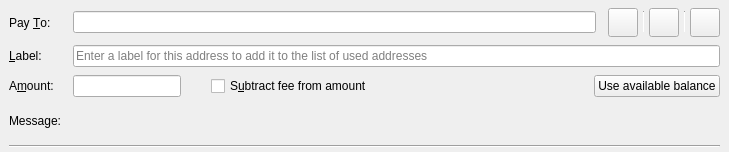
<?xml version="1.0" encoding="UTF-8"?>
<ui version="4.0">
 <class>SendCoinsEntry</class>
 <widget class="QStackedWidget" name="SendCoinsEntry">
  <property name="geometry">
   <rect>
    <x>0</x>
    <y>0</y>
    <width>729</width>
    <height>152</height>
   </rect>
  </property>
  <property name="focusPolicy">
   <enum>Qt::TabFocus</enum>
  </property>
  <property name="autoFillBackground">
   <bool>false</bool>
  </property>
  <property name="currentIndex">
   <number>0</number>
  </property>
  <widget class="QFrame" name="SendCoins">
   <property name="frameShape">
    <enum>QFrame::NoFrame</enum>
   </property>
   <layout class="QGridLayout" name="gridLayout">
    <property name="topMargin">
     <number>8</number>
    </property>
    <property name="bottomMargin">
     <number>4</number>
    </property>
    <property name="horizontalSpacing">
     <number>12</number>
    </property>
    <property name="verticalSpacing">
     <number>8</number>
    </property>
    <item row="3" column="1">
     <widget class="QLabel" name="messageTextLabel">
      <property name="toolTip">
       <string>A message that was attached to the sbercoin: URI which will be stored with the transaction for your reference. Note: This message will not be sent over the Sbercoin.com network.</string>
      </property>
      <property name="textFormat">
       <enum>Qt::PlainText</enum>
      </property>
     </widget>
    </item>
    <item row="0" column="0">
     <widget class="QLabel" name="payToLabel">
      <property name="text">
       <string>Pay &amp;To:</string>
      </property>
      <property name="buddy">
       <cstring>payTo</cstring>
      </property>
     </widget>
    </item>
    <item row="2" column="1" colspan="4">
     <layout class="QHBoxLayout" name="horizontalLayoutAmount" stretch="0,0,1,0">
      <item>
       <widget class="BitcoinAmountField" name="payAmount">
         <property name="toolTip">
          <string>The amount to send in the selected unit</string>
         </property>
       </widget>
      </item>
      <item>
       <spacer name="horizontalSpacer">
        <property name="orientation">
         <enum>Qt::Horizontal</enum>
        </property>
        <property name="sizeType">
         <enum>QSizePolicy::Fixed</enum>
        </property>
        <property name="sizeHint" stdset="0">
         <size>
          <width>30</width>
          <height>20</height>
         </size>
        </property>
       </spacer>
      </item>
      <item>
       <widget class="QCheckBox" name="checkboxSubtractFeeFromAmount">
        <property name="toolTip">
         <string>The fee will be deducted from the amount being sent. The recipient will receive less sbercoins than you enter in the amount field. If multiple recipients are selected, the fee is split equally.</string>
        </property>
        <property name="text">
         <string>S&amp;ubtract fee from amount</string>
        </property>
       </widget>
      </item>
      <item>
       <widget class="QPushButton" name="useAvailableBalanceButton">
        <property name="text">
         <string>Use available balance</string>
        </property>
       </widget>
      </item>
     </layout>
    </item>
    <item row="1" column="0">
     <widget class="QLabel" name="labellLabel">
      <property name="text">
       <string>&amp;Label:</string>
      </property>
      <property name="buddy">
       <cstring>addAsLabel</cstring>
      </property>
     </widget>
    </item>
    <item row="3" column="0">
     <widget class="QLabel" name="messageLabel">
      <property name="text">
       <string>Message:</string>
      </property>
     </widget>
    </item>
    <item row="2" column="0">
     <widget class="QLabel" name="amountLabel">
      <property name="text">
       <string>A&amp;mount:</string>
      </property>
      <property name="buddy">
       <cstring>payAmount</cstring>
      </property>
     </widget>
    </item>
    <item row="0" column="1">
     <layout class="QHBoxLayout" name="payToLayout">
      <property name="spacing">
       <number>6</number>
      </property>
      <item>
       <widget class="QValidatedLineEdit" name="payTo">
        <property name="toolTip">
         <string>The Sbercoin.com address to send the payment to</string>
        </property>
       </widget>
      </item>
     </layout>
    </item>
    <item row="4" column="0" colspan="5">
     <widget class="Line" name="hLine">
      <property name="orientation">
       <enum>Qt::Horizontal</enum>
      </property>
     </widget>
    </item>
    <item row="0" column="2" colspan="3">
     <layout class="QHBoxLayout" name="horizontalLayout_3">
      <property name="spacing">
       <number>5</number>
      </property>
      <item>
       <widget class="QToolButton" name="deleteButton">
        <property name="toolTip">
         <string>Remove this entry</string>
        </property>
        <property name="text">
         <string/>
        </property>
        <property name="icon">
         <iconset resource="../bitcoin.qrc">
          <normaloff>:/icons/remove_entry</normaloff>:/icons/remove_entry</iconset>
        </property>
        <property name="iconSize">
         <size>
          <width>22</width>
          <height>22</height>
         </size>
        </property>
       </widget>
      </item>
      <item>
       <widget class="Line" name="vLine">
        <property name="maximumSize">
         <size>
          <width>1</width>
          <height>22</height>
         </size>
        </property>
        <property name="orientation">
         <enum>Qt::Vertical</enum>
        </property>
       </widget>
      </item>
      <item>
       <widget class="QToolButton" name="addressBookButton">
        <property name="toolTip">
         <string>Choose previously used address</string>
        </property>
        <property name="text">
         <string/>
        </property>
        <property name="icon">
         <iconset resource="../bitcoin.qrc">
          <normaloff>:/icons/address-book</normaloff>:/icons/address-book</iconset>
        </property>
        <property name="iconSize">
         <size>
          <width>22</width>
          <height>22</height>
         </size>
        </property>
        <property name="shortcut">
         <string>Alt+A</string>
        </property>
       </widget>
      </item>
      <item>
       <widget class="Line" name="vLine2">
        <property name="maximumSize">
         <size>
          <width>1</width>
          <height>22</height>
         </size>
        </property>
        <property name="orientation">
         <enum>Qt::Vertical</enum>
        </property>
       </widget>
      </item>
      <item>
       <widget class="QToolButton" name="pasteButton">
        <property name="toolTip">
         <string>Paste address from clipboard</string>
        </property>
        <property name="text">
         <string/>
        </property>
        <property name="icon">
         <iconset resource="../bitcoin.qrc">
          <normaloff>:/icons/editpaste</normaloff>:/icons/editpaste</iconset>
        </property>
        <property name="iconSize">
         <size>
          <width>22</width>
          <height>22</height>
         </size>
        </property>
        <property name="shortcut">
         <string>Alt+P</string>
        </property>
       </widget>
      </item>
     </layout>
    </item>
    <item row="1" column="1" colspan="4">
     <widget class="QLineEdit" name="addAsLabel">
      <property name="toolTip">
       <string>Enter a label for this address to add it to the list of used addresses</string>
      </property>
      <property name="placeholderText">
       <string>Enter a label for this address to add it to the list of used addresses</string>
      </property>
     </widget>
    </item>
   </layout>
  </widget>
  <widget class="QFrame" name="SendCoins_UnauthenticatedPaymentRequest">
   <property name="palette">
    <palette>
     <active>
      <colorrole role="WindowText">
       <brush brushstyle="SolidPattern">
        <color alpha="255">
         <red>0</red>
         <green>0</green>
         <blue>0</blue>
        </color>
       </brush>
      </colorrole>
      <colorrole role="Button">
       <brush brushstyle="SolidPattern">
        <color alpha="255">
         <red>255</red>
         <green>255</green>
         <blue>127</blue>
        </color>
       </brush>
      </colorrole>
      <colorrole role="Light">
       <brush brushstyle="SolidPattern">
        <color alpha="255">
         <red>255</red>
         <green>255</green>
         <blue>255</blue>
        </color>
       </brush>
      </colorrole>
      <colorrole role="Midlight">
       <brush brushstyle="SolidPattern">
        <color alpha="255">
         <red>255</red>
         <green>255</green>
         <blue>191</blue>
        </color>
       </brush>
      </colorrole>
      <colorrole role="Dark">
       <brush brushstyle="SolidPattern">
        <color alpha="255">
         <red>127</red>
         <green>127</green>
         <blue>63</blue>
        </color>
       </brush>
      </colorrole>
      <colorrole role="Mid">
       <brush brushstyle="SolidPattern">
        <color alpha="255">
         <red>170</red>
         <green>170</green>
         <blue>84</blue>
        </color>
       </brush>
      </colorrole>
      <colorrole role="Text">
       <brush brushstyle="SolidPattern">
        <color alpha="255">
         <red>0</red>
         <green>0</green>
         <blue>0</blue>
        </color>
       </brush>
      </colorrole>
      <colorrole role="BrightText">
       <brush brushstyle="SolidPattern">
        <color alpha="255">
         <red>255</red>
         <green>255</green>
         <blue>255</blue>
        </color>
       </brush>
      </colorrole>
      <colorrole role="ButtonText">
       <brush brushstyle="SolidPattern">
        <color alpha="255">
         <red>0</red>
         <green>0</green>
         <blue>0</blue>
        </color>
       </brush>
      </colorrole>
      <colorrole role="Base">
       <brush brushstyle="SolidPattern">
        <color alpha="255">
         <red>255</red>
         <green>255</green>
         <blue>255</blue>
        </color>
       </brush>
      </colorrole>
      <colorrole role="Window">
       <brush brushstyle="SolidPattern">
        <color alpha="255">
         <red>255</red>
         <green>255</green>
         <blue>127</blue>
        </color>
       </brush>
      </colorrole>
      <colorrole role="Shadow">
       <brush brushstyle="SolidPattern">
        <color alpha="255">
         <red>0</red>
         <green>0</green>
         <blue>0</blue>
        </color>
       </brush>
      </colorrole>
      <colorrole role="AlternateBase">
       <brush brushstyle="SolidPattern">
        <color alpha="255">
         <red>255</red>
         <green>255</green>
         <blue>191</blue>
        </color>
       </brush>
      </colorrole>
      <colorrole role="ToolTipBase">
       <brush brushstyle="SolidPattern">
        <color alpha="255">
         <red>255</red>
         <green>255</green>
         <blue>220</blue>
        </color>
       </brush>
      </colorrole>
      <colorrole role="ToolTipText">
       <brush brushstyle="SolidPattern">
        <color alpha="255">
         <red>0</red>
         <green>0</green>
         <blue>0</blue>
        </color>
       </brush>
      </colorrole>
     </active>
     <inactive>
      <colorrole role="WindowText">
       <brush brushstyle="SolidPattern">
        <color alpha="255">
         <red>0</red>
         <green>0</green>
         <blue>0</blue>
        </color>
       </brush>
      </colorrole>
      <colorrole role="Button">
       <brush brushstyle="SolidPattern">
        <color alpha="255">
         <red>255</red>
         <green>255</green>
         <blue>127</blue>
        </color>
       </brush>
      </colorrole>
      <colorrole role="Light">
       <brush brushstyle="SolidPattern">
        <color alpha="255">
         <red>255</red>
         <green>255</green>
         <blue>255</blue>
        </color>
       </brush>
      </colorrole>
      <colorrole role="Midlight">
       <brush brushstyle="SolidPattern">
        <color alpha="255">
         <red>255</red>
         <green>255</green>
         <blue>191</blue>
        </color>
       </brush>
      </colorrole>
      <colorrole role="Dark">
       <brush brushstyle="SolidPattern">
        <color alpha="255">
         <red>127</red>
         <green>127</green>
         <blue>63</blue>
        </color>
       </brush>
      </colorrole>
      <colorrole role="Mid">
       <brush brushstyle="SolidPattern">
        <color alpha="255">
         <red>170</red>
         <green>170</green>
         <blue>84</blue>
        </color>
       </brush>
      </colorrole>
      <colorrole role="Text">
       <brush brushstyle="SolidPattern">
        <color alpha="255">
         <red>0</red>
         <green>0</green>
         <blue>0</blue>
        </color>
       </brush>
      </colorrole>
      <colorrole role="BrightText">
       <brush brushstyle="SolidPattern">
        <color alpha="255">
         <red>255</red>
         <green>255</green>
         <blue>255</blue>
        </color>
       </brush>
      </colorrole>
      <colorrole role="ButtonText">
       <brush brushstyle="SolidPattern">
        <color alpha="255">
         <red>0</red>
         <green>0</green>
         <blue>0</blue>
        </color>
       </brush>
      </colorrole>
      <colorrole role="Base">
       <brush brushstyle="SolidPattern">
        <color alpha="255">
         <red>255</red>
         <green>255</green>
         <blue>255</blue>
        </color>
       </brush>
      </colorrole>
      <colorrole role="Window">
       <brush brushstyle="SolidPattern">
        <color alpha="255">
         <red>255</red>
         <green>255</green>
         <blue>127</blue>
        </color>
       </brush>
      </colorrole>
      <colorrole role="Shadow">
       <brush brushstyle="SolidPattern">
        <color alpha="255">
         <red>0</red>
         <green>0</green>
         <blue>0</blue>
        </color>
       </brush>
      </colorrole>
      <colorrole role="AlternateBase">
       <brush brushstyle="SolidPattern">
        <color alpha="255">
         <red>255</red>
         <green>255</green>
         <blue>191</blue>
        </color>
       </brush>
      </colorrole>
      <colorrole role="ToolTipBase">
       <brush brushstyle="SolidPattern">
        <color alpha="255">
         <red>255</red>
         <green>255</green>
         <blue>220</blue>
        </color>
       </brush>
      </colorrole>
      <colorrole role="ToolTipText">
       <brush brushstyle="SolidPattern">
        <color alpha="255">
         <red>0</red>
         <green>0</green>
         <blue>0</blue>
        </color>
       </brush>
      </colorrole>
     </inactive>
     <disabled>
      <colorrole role="WindowText">
       <brush brushstyle="SolidPattern">
        <color alpha="255">
         <red>127</red>
         <green>127</green>
         <blue>63</blue>
        </color>
       </brush>
      </colorrole>
      <colorrole role="Button">
       <brush brushstyle="SolidPattern">
        <color alpha="255">
         <red>255</red>
         <green>255</green>
         <blue>127</blue>
        </color>
       </brush>
      </colorrole>
      <colorrole role="Light">
       <brush brushstyle="SolidPattern">
        <color alpha="255">
         <red>255</red>
         <green>255</green>
         <blue>255</blue>
        </color>
       </brush>
      </colorrole>
      <colorrole role="Midlight">
       <brush brushstyle="SolidPattern">
        <color alpha="255">
         <red>255</red>
         <green>255</green>
         <blue>191</blue>
        </color>
       </brush>
      </colorrole>
      <colorrole role="Dark">
       <brush brushstyle="SolidPattern">
        <color alpha="255">
         <red>127</red>
         <green>127</green>
         <blue>63</blue>
        </color>
       </brush>
      </colorrole>
      <colorrole role="Mid">
       <brush brushstyle="SolidPattern">
        <color alpha="255">
         <red>170</red>
         <green>170</green>
         <blue>84</blue>
        </color>
       </brush>
      </colorrole>
      <colorrole role="Text">
       <brush brushstyle="SolidPattern">
        <color alpha="255">
         <red>127</red>
         <green>127</green>
         <blue>63</blue>
        </color>
       </brush>
      </colorrole>
      <colorrole role="BrightText">
       <brush brushstyle="SolidPattern">
        <color alpha="255">
         <red>255</red>
         <green>255</green>
         <blue>255</blue>
        </color>
       </brush>
      </colorrole>
      <colorrole role="ButtonText">
       <brush brushstyle="SolidPattern">
        <color alpha="255">
         <red>127</red>
         <green>127</green>
         <blue>63</blue>
        </color>
       </brush>
      </colorrole>
      <colorrole role="Base">
       <brush brushstyle="SolidPattern">
        <color alpha="255">
         <red>255</red>
         <green>255</green>
         <blue>127</blue>
        </color>
       </brush>
      </colorrole>
      <colorrole role="Window">
       <brush brushstyle="SolidPattern">
        <color alpha="255">
         <red>255</red>
         <green>255</green>
         <blue>127</blue>
        </color>
       </brush>
      </colorrole>
      <colorrole role="Shadow">
       <brush brushstyle="SolidPattern">
        <color alpha="255">
         <red>0</red>
         <green>0</green>
         <blue>0</blue>
        </color>
       </brush>
      </colorrole>
      <colorrole role="AlternateBase">
       <brush brushstyle="SolidPattern">
        <color alpha="255">
         <red>255</red>
         <green>255</green>
         <blue>127</blue>
        </color>
       </brush>
      </colorrole>
      <colorrole role="ToolTipBase">
       <brush brushstyle="SolidPattern">
        <color alpha="255">
         <red>255</red>
         <green>255</green>
         <blue>220</blue>
        </color>
       </brush>
      </colorrole>
      <colorrole role="ToolTipText">
       <brush brushstyle="SolidPattern">
        <color alpha="255">
         <red>0</red>
         <green>0</green>
         <blue>0</blue>
        </color>
       </brush>
      </colorrole>
     </disabled>
    </palette>
   </property>
   <property name="toolTip">
    <string>This is an unauthenticated payment request.</string>
   </property>
   <property name="autoFillBackground">
    <bool>true</bool>
   </property>
   <property name="frameShape">
    <enum>QFrame::NoFrame</enum>
   </property>
   <layout class="QGridLayout" name="gridLayout_is">
    <property name="spacing">
     <number>12</number>
    </property>
    <item row="0" column="0">
     <widget class="QLabel" name="payToLabel_is">
      <property name="text">
       <string>Pay To:</string>
      </property>
     </widget>
    </item>
    <item row="0" column="1">
     <layout class="QHBoxLayout" name="payToLayout_is">
      <property name="spacing">
       <number>0</number>
      </property>
      <item>
       <widget class="QLabel" name="payTo_is"/>
      </item>
      <item>
       <widget class="QToolButton" name="deleteButton_is">
        <property name="toolTip">
         <string>Remove this entry</string>
        </property>
        <property name="text">
         <string/>
        </property>
        <property name="icon">
         <iconset resource="../bitcoin.qrc">
          <normaloff>:/icons/remove</normaloff>:/icons/remove</iconset>
        </property>
       </widget>
      </item>
     </layout>
    </item>
    <item row="1" column="0">
     <widget class="QLabel" name="memoLabel_is">
      <property name="text">
       <string>Memo:</string>
      </property>
     </widget>
    </item>
    <item row="1" column="1">
     <widget class="QLabel" name="memoTextLabel_is">
      <property name="textFormat">
       <enum>Qt::PlainText</enum>
      </property>
     </widget>
    </item>
    <item row="2" column="0">
     <widget class="QLabel" name="amountLabel_is">
      <property name="text">
       <string>A&amp;mount:</string>
      </property>
      <property name="buddy">
       <cstring>payAmount_is</cstring>
      </property>
     </widget>
    </item>
    <item row="2" column="1">
     <widget class="BitcoinAmountField" name="payAmount_is">
      <property name="acceptDrops">
       <bool>false</bool>
      </property>
     </widget>
    </item>
   </layout>
  </widget>
  <widget class="QFrame" name="SendCoins_AuthenticatedPaymentRequest">
   <property name="palette">
    <palette>
     <active>
      <colorrole role="WindowText">
       <brush brushstyle="SolidPattern">
        <color alpha="255">
         <red>0</red>
         <green>0</green>
         <blue>0</blue>
        </color>
       </brush>
      </colorrole>
      <colorrole role="Button">
       <brush brushstyle="SolidPattern">
        <color alpha="255">
         <red>140</red>
         <green>232</green>
         <blue>119</blue>
        </color>
       </brush>
      </colorrole>
      <colorrole role="Light">
       <brush brushstyle="SolidPattern">
        <color alpha="255">
         <red>230</red>
         <green>255</green>
         <blue>224</blue>
        </color>
       </brush>
      </colorrole>
      <colorrole role="Midlight">
       <brush brushstyle="SolidPattern">
        <color alpha="255">
         <red>185</red>
         <green>243</green>
         <blue>171</blue>
        </color>
       </brush>
      </colorrole>
      <colorrole role="Dark">
       <brush brushstyle="SolidPattern">
        <color alpha="255">
         <red>70</red>
         <green>116</green>
         <blue>59</blue>
        </color>
       </brush>
      </colorrole>
      <colorrole role="Mid">
       <brush brushstyle="SolidPattern">
        <color alpha="255">
         <red>93</red>
         <green>155</green>
         <blue>79</blue>
        </color>
       </brush>
      </colorrole>
      <colorrole role="Text">
       <brush brushstyle="SolidPattern">
        <color alpha="255">
         <red>0</red>
         <green>0</green>
         <blue>0</blue>
        </color>
       </brush>
      </colorrole>
      <colorrole role="BrightText">
       <brush brushstyle="SolidPattern">
        <color alpha="255">
         <red>155</red>
         <green>255</green>
         <blue>147</blue>
        </color>
       </brush>
      </colorrole>
      <colorrole role="ButtonText">
       <brush brushstyle="SolidPattern">
        <color alpha="255">
         <red>0</red>
         <green>0</green>
         <blue>0</blue>
        </color>
       </brush>
      </colorrole>
      <colorrole role="Base">
       <brush brushstyle="SolidPattern">
        <color alpha="255">
         <red>119</red>
         <green>255</green>
         <blue>233</blue>
        </color>
       </brush>
      </colorrole>
      <colorrole role="Window">
       <brush brushstyle="SolidPattern">
        <color alpha="255">
         <red>140</red>
         <green>232</green>
         <blue>119</blue>
        </color>
       </brush>
      </colorrole>
      <colorrole role="Shadow">
       <brush brushstyle="SolidPattern">
        <color alpha="255">
         <red>0</red>
         <green>0</green>
         <blue>0</blue>
        </color>
       </brush>
      </colorrole>
      <colorrole role="AlternateBase">
       <brush brushstyle="SolidPattern">
        <color alpha="255">
         <red>197</red>
         <green>243</green>
         <blue>187</blue>
        </color>
       </brush>
      </colorrole>
      <colorrole role="NoRole">
       <brush brushstyle="SolidPattern">
        <color alpha="255">
         <red>125</red>
         <green>194</green>
         <blue>122</blue>
        </color>
       </brush>
      </colorrole>
      <colorrole role="ToolTipBase">
       <brush brushstyle="SolidPattern">
        <color alpha="255">
         <red>255</red>
         <green>255</green>
         <blue>220</blue>
        </color>
       </brush>
      </colorrole>
      <colorrole role="ToolTipText">
       <brush brushstyle="SolidPattern">
        <color alpha="255">
         <red>0</red>
         <green>0</green>
         <blue>0</blue>
        </color>
       </brush>
      </colorrole>
     </active>
     <inactive>
      <colorrole role="WindowText">
       <brush brushstyle="SolidPattern">
        <color alpha="255">
         <red>0</red>
         <green>0</green>
         <blue>0</blue>
        </color>
       </brush>
      </colorrole>
      <colorrole role="Button">
       <brush brushstyle="SolidPattern">
        <color alpha="255">
         <red>140</red>
         <green>232</green>
         <blue>119</blue>
        </color>
       </brush>
      </colorrole>
      <colorrole role="Light">
       <brush brushstyle="SolidPattern">
        <color alpha="255">
         <red>230</red>
         <green>255</green>
         <blue>224</blue>
        </color>
       </brush>
      </colorrole>
      <colorrole role="Midlight">
       <brush brushstyle="SolidPattern">
        <color alpha="255">
         <red>185</red>
         <green>243</green>
         <blue>171</blue>
        </color>
       </brush>
      </colorrole>
      <colorrole role="Dark">
       <brush brushstyle="SolidPattern">
        <color alpha="255">
         <red>70</red>
         <green>116</green>
         <blue>59</blue>
        </color>
       </brush>
      </colorrole>
      <colorrole role="Mid">
       <brush brushstyle="SolidPattern">
        <color alpha="255">
         <red>93</red>
         <green>155</green>
         <blue>79</blue>
        </color>
       </brush>
      </colorrole>
      <colorrole role="Text">
       <brush brushstyle="SolidPattern">
        <color alpha="255">
         <red>0</red>
         <green>0</green>
         <blue>0</blue>
        </color>
       </brush>
      </colorrole>
      <colorrole role="BrightText">
       <brush brushstyle="SolidPattern">
        <color alpha="255">
         <red>155</red>
         <green>255</green>
         <blue>147</blue>
        </color>
       </brush>
      </colorrole>
      <colorrole role="ButtonText">
       <brush brushstyle="SolidPattern">
        <color alpha="255">
         <red>0</red>
         <green>0</green>
         <blue>0</blue>
        </color>
       </brush>
      </colorrole>
      <colorrole role="Base">
       <brush brushstyle="SolidPattern">
        <color alpha="255">
         <red>119</red>
         <green>255</green>
         <blue>233</blue>
        </color>
       </brush>
      </colorrole>
      <colorrole role="Window">
       <brush brushstyle="SolidPattern">
        <color alpha="255">
         <red>140</red>
         <green>232</green>
         <blue>119</blue>
        </color>
       </brush>
      </colorrole>
      <colorrole role="Shadow">
       <brush brushstyle="SolidPattern">
        <color alpha="255">
         <red>0</red>
         <green>0</green>
         <blue>0</blue>
        </color>
       </brush>
      </colorrole>
      <colorrole role="AlternateBase">
       <brush brushstyle="SolidPattern">
        <color alpha="255">
         <red>197</red>
         <green>243</green>
         <blue>187</blue>
        </color>
       </brush>
      </colorrole>
      <colorrole role="NoRole">
       <brush brushstyle="SolidPattern">
        <color alpha="255">
         <red>125</red>
         <green>194</green>
         <blue>122</blue>
        </color>
       </brush>
      </colorrole>
      <colorrole role="ToolTipBase">
       <brush brushstyle="SolidPattern">
        <color alpha="255">
         <red>255</red>
         <green>255</green>
         <blue>220</blue>
        </color>
       </brush>
      </colorrole>
      <colorrole role="ToolTipText">
       <brush brushstyle="SolidPattern">
        <color alpha="255">
         <red>0</red>
         <green>0</green>
         <blue>0</blue>
        </color>
       </brush>
      </colorrole>
     </inactive>
     <disabled>
      <colorrole role="WindowText">
       <brush brushstyle="SolidPattern">
        <color alpha="255">
         <red>70</red>
         <green>116</green>
         <blue>59</blue>
        </color>
       </brush>
      </colorrole>
      <colorrole role="Button">
       <brush brushstyle="SolidPattern">
        <color alpha="255">
         <red>140</red>
         <green>232</green>
         <blue>119</blue>
        </color>
       </brush>
      </colorrole>
      <colorrole role="Light">
       <brush brushstyle="SolidPattern">
        <color alpha="255">
         <red>230</red>
         <green>255</green>
         <blue>224</blue>
        </color>
       </brush>
      </colorrole>
      <colorrole role="Midlight">
       <brush brushstyle="SolidPattern">
        <color alpha="255">
         <red>185</red>
         <green>243</green>
         <blue>171</blue>
        </color>
       </brush>
      </colorrole>
      <colorrole role="Dark">
       <brush brushstyle="SolidPattern">
        <color alpha="255">
         <red>70</red>
         <green>116</green>
         <blue>59</blue>
        </color>
       </brush>
      </colorrole>
      <colorrole role="Mid">
       <brush brushstyle="SolidPattern">
        <color alpha="255">
         <red>93</red>
         <green>155</green>
         <blue>79</blue>
        </color>
       </brush>
      </colorrole>
      <colorrole role="Text">
       <brush brushstyle="SolidPattern">
        <color alpha="255">
         <red>70</red>
         <green>116</green>
         <blue>59</blue>
        </color>
       </brush>
      </colorrole>
      <colorrole role="BrightText">
       <brush brushstyle="SolidPattern">
        <color alpha="255">
         <red>155</red>
         <green>255</green>
         <blue>147</blue>
        </color>
       </brush>
      </colorrole>
      <colorrole role="ButtonText">
       <brush brushstyle="SolidPattern">
        <color alpha="255">
         <red>70</red>
         <green>116</green>
         <blue>59</blue>
        </color>
       </brush>
      </colorrole>
      <colorrole role="Base">
       <brush brushstyle="SolidPattern">
        <color alpha="255">
         <red>140</red>
         <green>232</green>
         <blue>119</blue>
        </color>
       </brush>
      </colorrole>
      <colorrole role="Window">
       <brush brushstyle="SolidPattern">
        <color alpha="255">
         <red>140</red>
         <green>232</green>
         <blue>119</blue>
        </color>
       </brush>
      </colorrole>
      <colorrole role="Shadow">
       <brush brushstyle="SolidPattern">
        <color alpha="255">
         <red>0</red>
         <green>0</green>
         <blue>0</blue>
        </color>
       </brush>
      </colorrole>
      <colorrole role="AlternateBase">
       <brush brushstyle="SolidPattern">
        <color alpha="255">
         <red>140</red>
         <green>232</green>
         <blue>119</blue>
        </color>
       </brush>
      </colorrole>
      <colorrole role="NoRole">
       <brush brushstyle="SolidPattern">
        <color alpha="255">
         <red>125</red>
         <green>194</green>
         <blue>122</blue>
        </color>
       </brush>
      </colorrole>
      <colorrole role="ToolTipBase">
       <brush brushstyle="SolidPattern">
        <color alpha="255">
         <red>255</red>
         <green>255</green>
         <blue>220</blue>
        </color>
       </brush>
      </colorrole>
      <colorrole role="ToolTipText">
       <brush brushstyle="SolidPattern">
        <color alpha="255">
         <red>0</red>
         <green>0</green>
         <blue>0</blue>
        </color>
       </brush>
      </colorrole>
     </disabled>
    </palette>
   </property>
   <property name="toolTip">
    <string>This is an authenticated payment request.</string>
   </property>
   <property name="autoFillBackground">
    <bool>true</bool>
   </property>
   <property name="frameShape">
    <enum>QFrame::NoFrame</enum>
   </property>
   <layout class="QGridLayout" name="gridLayout_s">
    <property name="spacing">
     <number>12</number>
    </property>
    <item row="0" column="0">
     <widget class="QLabel" name="payToLabel_s">
      <property name="text">
       <string>Pay To:</string>
      </property>
      <property name="alignment">
       <set>Qt::AlignRight|Qt::AlignTrailing|Qt::AlignVCenter</set>
      </property>
     </widget>
    </item>
    <item row="0" column="1">
     <layout class="QHBoxLayout" name="payToLayout_s">
      <property name="spacing">
       <number>0</number>
      </property>
      <item>
       <widget class="QLabel" name="payTo_s">
        <property name="textFormat">
         <enum>Qt::PlainText</enum>
        </property>
       </widget>
      </item>
      <item>
       <widget class="QToolButton" name="deleteButton_s">
        <property name="toolTip">
         <string>Remove this entry</string>
        </property>
        <property name="text">
         <string/>
        </property>
        <property name="icon">
         <iconset resource="../bitcoin.qrc">
          <normaloff>:/icons/remove</normaloff>:/icons/remove</iconset>
        </property>
       </widget>
      </item>
     </layout>
    </item>
    <item row="1" column="0">
     <widget class="QLabel" name="memoLabel_s">
      <property name="text">
       <string>Memo:</string>
      </property>
      <property name="alignment">
       <set>Qt::AlignRight|Qt::AlignTrailing|Qt::AlignVCenter</set>
      </property>
     </widget>
    </item>
    <item row="1" column="1">
     <widget class="QLabel" name="memoTextLabel_s">
      <property name="textFormat">
       <enum>Qt::PlainText</enum>
      </property>
     </widget>
    </item>
    <item row="2" column="0">
     <widget class="QLabel" name="amountLabel_s">
      <property name="text">
       <string>A&amp;mount:</string>
      </property>
      <property name="alignment">
       <set>Qt::AlignRight|Qt::AlignTrailing|Qt::AlignVCenter</set>
      </property>
      <property name="buddy">
       <cstring>payAmount_s</cstring>
      </property>
     </widget>
    </item>
    <item row="2" column="1">
     <widget class="BitcoinAmountField" name="payAmount_s">
      <property name="acceptDrops">
       <bool>false</bool>
      </property>
     </widget>
    </item>
   </layout>
  </widget>
 </widget>
 <customwidgets>
  <customwidget>
   <class>QValidatedLineEdit</class>
   <extends>QLineEdit</extends>
   <header>qt/qvalidatedlineedit.h</header>
  </customwidget>
  <customwidget>
   <class>BitcoinAmountField</class>
   <extends>QLineEdit</extends>
   <header>qt/bitcoinamountfield.h</header>
   <container>1</container>
  </customwidget>
 </customwidgets>
 <tabstops>
  <tabstop>payTo</tabstop>
  <tabstop>addressBookButton</tabstop>
  <tabstop>pasteButton</tabstop>
  <tabstop>deleteButton</tabstop>
  <tabstop>addAsLabel</tabstop>
  <tabstop>payAmount</tabstop>
  <tabstop>payAmount_is</tabstop>
  <tabstop>deleteButton_is</tabstop>
  <tabstop>payAmount_s</tabstop>
  <tabstop>deleteButton_s</tabstop>
 </tabstops>
 <resources>
  <include location="../bitcoin.qrc"/>
 </resources>
 <connections/>
</ui>
